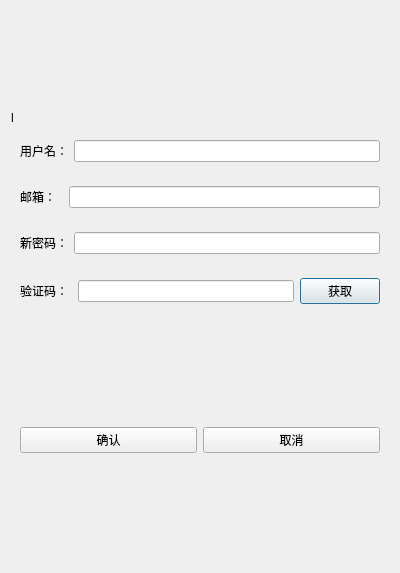
<?xml version="1.0" encoding="UTF-8"?>
<ui version="4.0">
 <class>ReSetDialog</class>
 <widget class="QDialog" name="ReSetDialog">
  <property name="geometry">
   <rect>
    <x>0</x>
    <y>0</y>
    <width>400</width>
    <height>573</height>
   </rect>
  </property>
  <property name="windowTitle">
   <string>Dialog</string>
  </property>
  <layout class="QVBoxLayout" name="verticalLayout">
   <item>
    <spacer name="verticalSpacer">
     <property name="orientation">
      <enum>Qt::Orientation::Vertical</enum>
     </property>
     <property name="sizeHint" stdset="0">
      <size>
       <width>20</width>
       <height>40</height>
      </size>
     </property>
    </spacer>
   </item>
   <item>
    <widget class="QLabel" name="err_tip">
     <property name="text">
      <string>l</string>
     </property>
    </widget>
   </item>
   <item>
    <widget class="QWidget" name="widget" native="true">
     <layout class="QHBoxLayout" name="horizontalLayout">
      <item>
       <widget class="QLabel" name="user_label">
        <property name="text">
         <string>用户名：</string>
        </property>
       </widget>
      </item>
      <item>
       <widget class="QLineEdit" name="user_edit"/>
      </item>
     </layout>
    </widget>
   </item>
   <item>
    <widget class="QWidget" name="widget_2" native="true">
     <layout class="QHBoxLayout" name="horizontalLayout_2">
      <item>
       <widget class="QLabel" name="email_label">
        <property name="text">
         <string>邮箱：  </string>
        </property>
       </widget>
      </item>
      <item>
       <widget class="QLineEdit" name="email_edit"/>
      </item>
     </layout>
    </widget>
   </item>
   <item>
    <widget class="QWidget" name="widget_3" native="true">
     <layout class="QHBoxLayout" name="horizontalLayout_3">
      <item>
       <widget class="QLabel" name="pass_label">
        <property name="text">
         <string>新密码：</string>
        </property>
       </widget>
      </item>
      <item>
       <widget class="QLineEdit" name="pass_edit"/>
      </item>
     </layout>
    </widget>
   </item>
   <item>
    <widget class="QWidget" name="widget_4" native="true">
     <layout class="QHBoxLayout" name="horizontalLayout_4">
      <item>
       <widget class="QLabel" name="varify_label">
        <property name="text">
         <string>验证码： </string>
        </property>
       </widget>
      </item>
      <item>
       <widget class="QLineEdit" name="varify_edit"/>
      </item>
      <item>
       <widget class="QPushButton" name="varify_btn">
        <property name="text">
         <string>获取</string>
        </property>
       </widget>
      </item>
     </layout>
    </widget>
   </item>
   <item>
    <spacer name="verticalSpacer_2">
     <property name="orientation">
      <enum>Qt::Orientation::Vertical</enum>
     </property>
     <property name="sizeHint" stdset="0">
      <size>
       <width>20</width>
       <height>40</height>
      </size>
     </property>
    </spacer>
   </item>
   <item>
    <widget class="QWidget" name="widget_5" native="true">
     <layout class="QHBoxLayout" name="horizontalLayout_5">
      <item>
       <widget class="QPushButton" name="confirm_btn">
        <property name="text">
         <string>确认</string>
        </property>
       </widget>
      </item>
      <item>
       <widget class="QPushButton" name="concel_btn">
        <property name="text">
         <string>取消</string>
        </property>
       </widget>
      </item>
     </layout>
    </widget>
   </item>
   <item>
    <spacer name="verticalSpacer_3">
     <property name="orientation">
      <enum>Qt::Orientation::Vertical</enum>
     </property>
     <property name="sizeHint" stdset="0">
      <size>
       <width>20</width>
       <height>40</height>
      </size>
     </property>
    </spacer>
   </item>
  </layout>
 </widget>
 <resources/>
 <connections/>
</ui>
